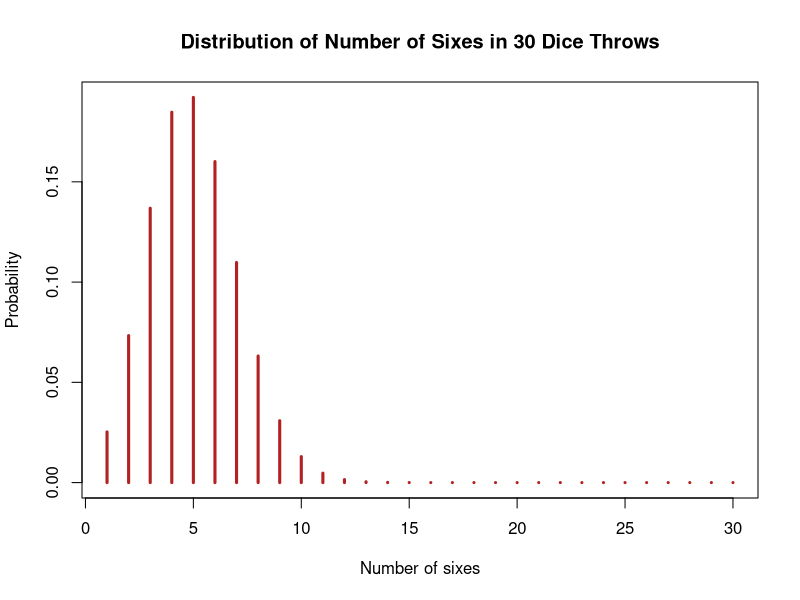

This chart was generated by the following R code:

n <- 30
p <- 1/6
x <- 1:30


prob <- dbinom(x, size = n, prob = p)

plot(x, prob, 
     type = "h", 
     lwd= 3, 
     col= "firebrick",
     main = "Distribution of Number of Sixes in 30 Dice Throws",
     xlab = "Number of sixes", ylab = "Probability")
